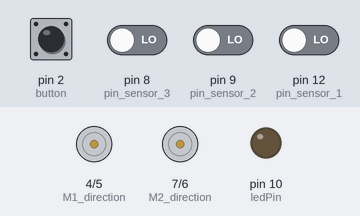
The sketch below on a simulated Arduino Uno, built with avr-gcc and run on an emulated ATmega328P. Shown: direction and speed pins drawn as motors (green arrow = direction pin HIGH = forward, orange = LOW = backward, longer = more drive), output pins drawn as LEDs (lit = HIGH). The inputs (shaded band) are chosen by the test bench; at power-on: pin 2 (button), pin 8 (pin_sensor_3), pin 9 (pin_sensor_2), pin 12 (pin_sensor_1) LOW.

Above: at 0.8 s.
0.9 s: pin 2 (button) pulled HIGH for 0.15 s
At 1.6 s:
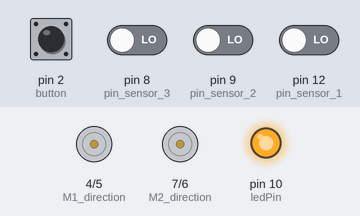
2.5 s: pin 2 (button) pulled HIGH for 1 s
At 2.8 s:
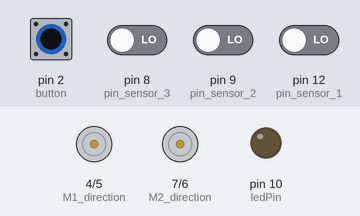
5.0 s: pin 2 (button) pulsed HIGH 5 times (0.12 s each, 0.3 s apart)
At 6.7 s:
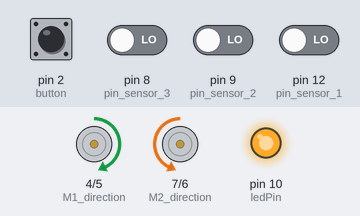
Timing chart, 0 to 8.4 s (numbered marks = the images above; inputs shaded):
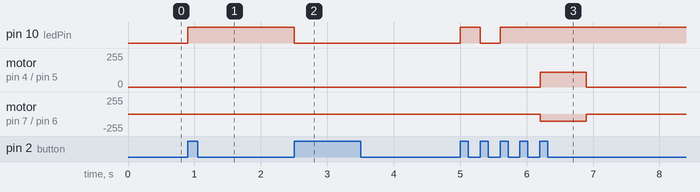

The sketch:

PID.ino
```cpp
//Initialisation des variables
//Capteurs
uint8_t pin_sensor_3 = 8;
uint8_t pin_sensor_2 = 9;
uint8_t pin_sensor_1 = 12;

unsigned long sensorsValues1[4], sensorsValues2[4], sensorsValues3[4];
unsigned long sensorsValuesPID_G[10], sensorsValuesPID_D[10];

float moyenne1=0, moyenne2=0, moyenne3=0;

//Bouton + LED
int ledPin=10;
int button = 2;
boolean allume=false;
boolean etat=0;
boolean ancien_etat=0;

//Moteurs
int M1_direction = 4;
int M1_speed = 5;
int M2_direction = 7;
int M2_speed = 6;

//Vitesses des moteurs (base) + vitesse max
int vitesse_moteur_M1=110;
int vitesse_moteur_M2=110;
int vitesse_max=255;

//Variables pour la calibration
unsigned long G_0;
unsigned long D_0;

//Variable pour que le robot s'arrête directement sur du blanc
boolean stop = false;

//Variables loop
int erreur_g=0;
int erreur_d=0;
int erreur=0;
int derniere_erreur=0;
int erreur_totale=0;
int indice=0;
int indice_loop=0;

//Variables PID
float k_p=0.08;
float k_d=0.01;
float k_i=0;//0.005;
float k_sr=0.08;
float erreur_tableau[50];

//Variable temps
unsigned long start=0;
unsigned long stopp=0;


int out;
////////////////////////////////////////////////////////////////////
//Fonctions
////////////////////////////////////////////////////////////////////

//Fonction driver qui permet de calculer la réflectivité de la surface
//Plus la valeur est élevée, moins la surface est réflective (on se rapproche du noir)
//Si la valeur se rapproche de 0, la surface est réflective (on se rapproche du blanc)
unsigned long driver(int sensor){
  pinMode(sensor, OUTPUT);
  digitalWrite(sensor, HIGH);
  delayMicroseconds(10);
  pinMode(sensor, INPUT);
  digitalWrite(sensor, LOW);

  int x=digitalRead(sensor);
  unsigned long t=micros();
  unsigned long t_2=t;
  unsigned long diff;
  boolean fin=false;

  while (!fin && (t_2-t)<1000){
    x=digitalRead(sensor);
    t_2=micros();
    fin=(x==0);
  }

  diff=t_2-t;
  //Serial.print(diff);
  //Serial.println();

  return diff;

}

//Fonction qui permet de faire marcher le bouton (utiliser pour faire démarrer le robot)
//Aussi pour le faire repartir (gain de temps pour ne pas à chaque fois recalibrer le robot à chaque essai)
void toggle_up_button(){
  etat=digitalRead(button);

  if (etat!=ancien_etat){
    if (etat==HIGH){
      if (!allume){
        digitalWrite(ledPin, HIGH);
        allume=true;
      }
      else{
        digitalWrite(ledPin, LOW);
        allume=false;
        //On passe stop à false car si le robot s'arrête car les valeurs détectent du blanc
        //On peut toujours le replacer sur une ligne noire pour le faire repartir
        //Sans avoir à recalibrer le robot à nouveau
        stop=false;
      }
    }
    ancien_etat=etat;
   }
   delay(1);
}

void calibration(int sensor_g, int sensor_d){
  int i=0;

  //Dès qu'on appuie sur le bouton, le programme prend la valeur à partir de driver
  //Et l'enregistre dans un tableau
  while(i<2){
    etat=digitalRead(button);

    if (etat!=ancien_etat){
      if (etat==HIGH){
        if (!allume){
          digitalWrite(ledPin, HIGH);
          allume=true;
          for(int j=0; j<10;j++){
            sensorsValuesPID_G[j]=driver(sensor_g);
            sensorsValuesPID_D[j]=driver(sensor_d);
          }

          i++;
        }
        else{
          digitalWrite(ledPin, LOW);
          allume=false;
          i++;
        }
      }
      ancien_etat=etat;
     }
     delay(1);
  }

  for(int i=0; i<10;i++){
    G_0+=sensorsValuesPID_G[i];
    D_0+=sensorsValuesPID_D[i];
  }
  G_0/=10;
  D_0/=10;
}

//Fonction pour calculer le PID
int calcul_pid(int erreur, int derniere_erreur, int erreur_totale){
  int p =(int)(k_p*erreur + k_d*(erreur-derniere_erreur) + k_i*erreur_totale);
  return p;
}

//Fonction calibration qui prend les valeurs de la fonction driver
//Execution d'un calcul pour avoir une marge d'erreur
void calibration_blanc(int sensor1, int sensor2, int sensor3){
  int i=0;

  //Dès qu'on appuie sur le bouton, le programme prend la valeur à partir de driver
  //Et l'enregistre dans un tableau
  while(i<4){
    etat=digitalRead(button);

    if (etat!=ancien_etat){
      if (etat==HIGH){
        if (!allume){
          digitalWrite(ledPin, HIGH);
          allume=true;
          sensorsValues1[i]=driver(sensor1);
          sensorsValues2[i]=driver(sensor2);
          sensorsValues3[i]=driver(sensor3);
          i++;
        }
        else{
          digitalWrite(ledPin, LOW);
          allume=false;
          sensorsValues1[i]=driver(sensor1);
          sensorsValues2[i]=driver(sensor2);
          sensorsValues3[i]=driver(sensor3);
          i++;
        }
      }
      ancien_etat=etat;
     }
     delay(1);
  }

  //Calcul moyenne
  for(int i=0;i<4;i++){
    moyenne1+=sensorsValues1[i];
    moyenne2+=sensorsValues2[i];
    moyenne3+=sensorsValues3[i];
  }
  moyenne1/=4;
  moyenne2/=4;
  moyenne3/=4;
  moyenne1=moyenne1*1.1;
  moyenne2=moyenne2*1.1;
  moyenne3=moyenne3*1.1;
}

//Fonction initialisation tableau
void init_tableau(){
  for(int i=0; i<50; i++){
    erreur_tableau[i]=0;
  }
}

//Fonction qui fait la somme des 10 dernières erreurs
int calcul_variation_vitesse(){
  int somme=0;
  for(int i=0; i<50; i++){
    somme+=erreur_tableau[i];
  }
  return somme/5;
}


//Fonction qui fait la somme des 10 dernières erreurs
int maximum(int erreur_g, int erreur_d){
  int maxi=erreur_g;
  if (erreur_d>erreur_g){
    maxi=erreur_d;
  }
  return maxi;
}

void arret_robot(){
  analogWrite(M1_speed, 0);
  analogWrite(M2_speed, 0);
  stop = true;
}

int calcul_sr(int erreur){
  if (erreur<10){
    digitalWrite(ledPin, HIGH);
    return 0;
  }
  int somme=0;
  for(int i=0; i<50; i++){
    somme+=erreur_tableau[i];
  }
  somme=abs(somme)/50;
  int res=k_sr*somme;
  //digitalWrite(ledPin, LOW);
  return res;
}

void remise_tableau_zero(int derniere_erreur, int erreur, int indice){
  if ((derniere_erreur>0 && erreur<0) || (derniere_erreur<0 && erreur>0)){
    for(int i=0; i<50; i++){
      if (indice!=i){
        erreur_tableau[i]=0;
      }
    }
  }
}

////////////////////////////////////////////////////////////////////
//Setup/Loop
////////////////////////////////////////////////////////////////////

void setup() {
    //Moteurs
  pinMode(M1_direction,OUTPUT);
  pinMode(M1_speed,OUTPUT);
  pinMode(M2_direction,OUTPUT);
  pinMode(M2_speed,OUTPUT);

  //Capteurs
  pinMode(pin_sensor_1, OUTPUT);
  pinMode(pin_sensor_2, OUTPUT);
  pinMode(pin_sensor_3, OUTPUT);

  //Bouton + LED
  pinMode(button, INPUT);
  pinMode(ledPin, OUTPUT);
  digitalWrite(ledPin, LOW);
  Serial.begin(9600);

  digitalWrite(M1_direction, HIGH);
  digitalWrite(M2_direction, LOW);
  //Calibration blanc
  calibration_blanc(pin_sensor_1, pin_sensor_2, pin_sensor_3);

  /*Serial.print(moyenne1);
  Serial.print("  ");
  Serial.print(moyenne2);
  Serial.println();*/

  //Calibration PID
  calibration(pin_sensor_1, pin_sensor_3);

  allume=false;
  out = 0;
  digitalWrite(ledPin, LOW);
}

void loop() {
  start=millis();

  //Prendre les valeurs des capteurs
  int sensor_g=driver(pin_sensor_1);
 // Serial.println("G0");
 // Serial.println(G_0);
 // Serial.println(sensor_g);

  int sensor_m=driver(pin_sensor_2);
  int sensor_d=driver(pin_sensor_3);
 // Serial.println("D0=");
 // Serial.println(D_0);
 // Serial.println(sensor_d);

  int i=0;

  derniere_erreur=erreur;
  erreur_g=sensor_g-G_0;
  erreur_d=sensor_d-D_0;
  erreur=erreur_g-erreur_d;
  erreur_totale+=erreur;

  float pid=calcul_pid(erreur, derniere_erreur, calcul_variation_vitesse());// erreur_totale);
  erreur_tableau[indice]=erreur;//max(erreur_g,erreur_d);

  int sr=calcul_sr(erreur);
  //Serial.println(erreur);

  remise_tableau_zero(derniere_erreur, erreur_tableau[indice], indice);

  //LED est éteinte
  toggle_up_button();
  //Si on appuie sur le bouton pour allumer la LED, le robot démarre
  //Si le robot était déjà en marche mais qu'il s'est arrêté à cause d'une surface réflective
  //On peut le refaire démarrer en appuyant de nouveau sur le bouton

  if (!stop && allume){
    //M1 à HIGH et M2 à LOW pour que les roues tournent dans le même sens
    //digitalWrite(M1_direction, HIGH);
    //analogWrite(M1_speed, vitesse_moteur_M1);
    //digitalWrite(M2_direction, LOW);
    //analogWrite(M2_speed, vitesse_moteur_M2);
    int vit_M1 = min(254, vitesse_moteur_M1+pid-sr);
    vit_M1 = max(0,vit_M1);
    int vit_M2 = min(254, vitesse_moteur_M2-pid-sr);
    vit_M2 = max(0, vit_M2);
    analogWrite(M1_speed, vit_M1);
    analogWrite(M2_speed, vit_M2);

    if(indice==0){
      if (sensor_g<moyenne1 && sensor_d<moyenne3 && out){
        arret_robot();
      }
      else{
        if (sensor_g<moyenne1 && sensor_d<moyenne3){
          out =1;
          }
        else{
          out=0;
         }
      }
    }

  }

  indice++, indice_loop++;

  if (indice==50){
    indice=0;
  }

  stopp=millis();
  unsigned long reste=10-(stopp-start);

  if (reste<0){
    digitalWrite(ledPin, LOW);
    arret_robot();
  }

  delay(reste);
}
```

Measured:
- after the input at 0.9 s, pin 10 (ledPin): LOW → HIGH at once
- after the input at 2.5 s, pin 10 (ledPin): HIGH → LOW at once
- after the input at 5.0 s, pin 10 (ledPin): LOW → HIGH at once, → LOW 0.30 s later, → HIGH 0.30 s later; motor on pin 4 (M1_direction) / pin 5 (M1_speed): stopped → forward 110/255 after 1.2 s, → stopped 0.70 s later; motor on pin 7 (M2_direction) / pin 6 (M2_speed): stopped → backward 110/255 after 1.2 s, → stopped 0.70 s later
